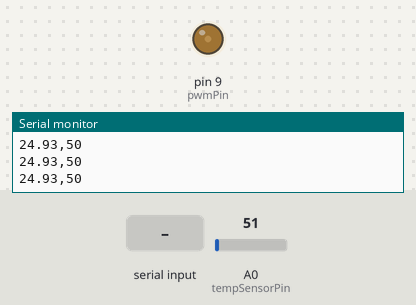
This sketch was run on a simulated Arduino Uno, built with avr-gcc and run on an emulated ATmega328P. On the bench: output pins drawn as LEDs (lit = HIGH), the last lines printed to the serial monitor. The test bench sets the inputs (shaded band); at power-on: A0 (tempSensorPin) = 51.

Above: at 1.2 s.
1.3 s: A0 (tempSensorPin) set to 30
At 1.9 s:
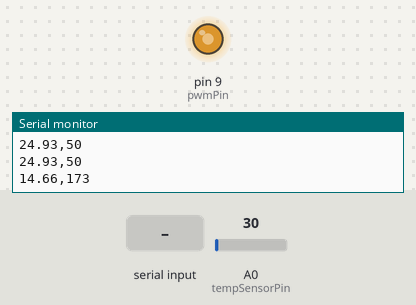
4.3 s: A0 (tempSensorPin) set to 61
6.0 s: A0 (tempSensorPin) set to 15
At 6.4 s:
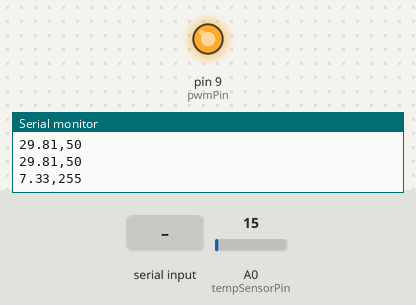
9.0 s: A0 (tempSensorPin) set to 71
10.5 s: "90,45\n" received over Serial
At 11.8 s:
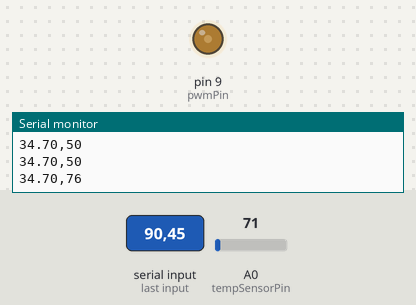
Timing chart, 0 to 14.5 s (numbered marks = the images above; inputs shaded):
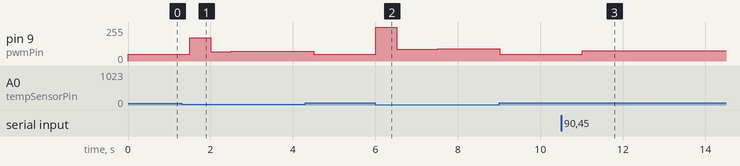

The sketch:

sketch_feb14a.ino
```cpp
#include <PID_v1.h>

const int tempSensorPin = A0;
const int pwmPin = 9;

// PID Variables
double Setpoint = 25.0;  // Default target temperature
double Input, Output;
double Kp = 2.0, Ki = 0.5, Kd = 1.0;  // Tune these values
PID myPID(&Input, &Output, &Setpoint, Kp, Ki, Kd, DIRECT);

void setup() {
    Serial.begin(9600);
    pinMode(pwmPin, OUTPUT);
    myPID.SetMode(AUTOMATIC);
    myPID.SetOutputLimits(50, 255);  // Prevent MOSFET from turning off
}

void loop() {
    int sensorValue = analogRead(tempSensorPin);
    float temperature = (sensorValue * 5.0 / 1023.0) * 100.0;  // Convert LM35 voltage to Celsius
    Input = temperature;

    // Read Setpoint from Python (ML model)
    if (Serial.available() > 0) {
        float newSetpoint = Serial.parseFloat();
        if (newSetpoint >= 20.0 && newSetpoint <= 50.0) {  // Safety range
            Setpoint = newSetpoint;
        }
    }

    // Compute PID output
    myPID.Compute();
    int pwmValue = constrain((int)Output, 50, 255);  // Ensure MOSFET never turns off completely

    analogWrite(pwmPin, pwmValue);

    // Send Data to Python
    Serial.print(temperature);
    Serial.print(",");
    Serial.println(pwmValue);

    delay(500);
}
```

Measured:
- after the input at 1.3 s, pin 9 (pwmPin): 50/255 → 173/255 after 0.20 s, → 71/255 0.50 s later, → 72/255 0.50 s later, → 73/255 1.0 s later
- after the input at 6.0 s, pin 9 (pwmPin): 50/255 → 255/255 at once, → 89/255 0.50 s later, → 90/255 0.50 s later, → 91/255 0.50 s later, … (6 changes in this stretch)
- after the input at 10.5 s, pin 9 (pwmPin): 50/255 → 76/255 after 0.52 s, → 77/255 1.5 s later, → 78/255 1.0 s later
